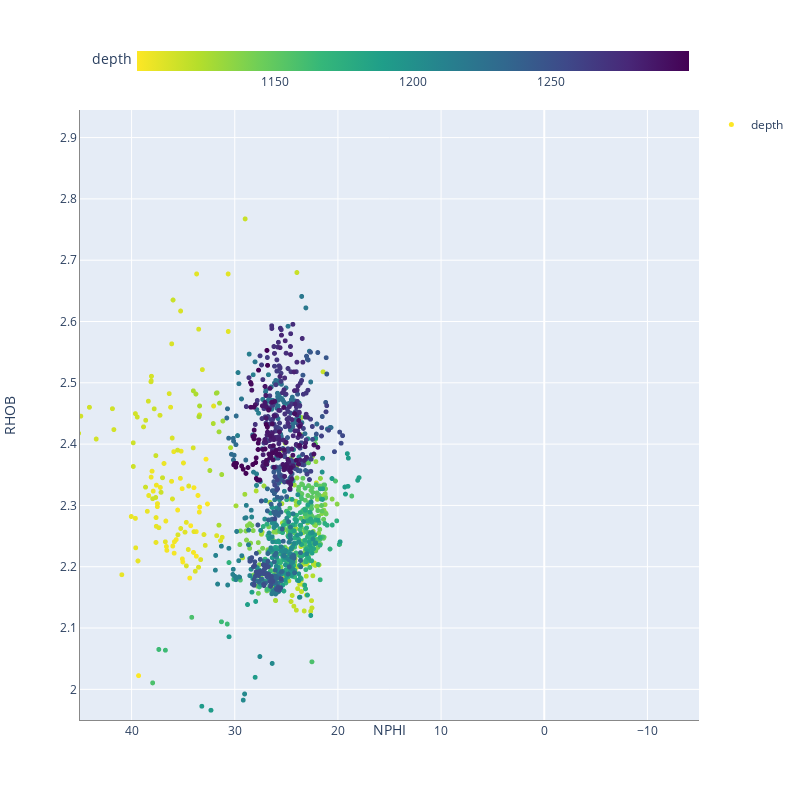

Source (notebook cell):
### Code cell
go.Figure(graph.CrossPlot(
    x = graph.get_trace("NPHI"),
    y = graph.get_trace("RHOB"),
    colors = ["depth"],
    xrange=(45, -15),
    yrange=(1.95, 2.945),
    size=800,
    depth_range=(1100, 1300),
).render())

### Figure 1 — Plotly figure (JSON) as saved in the notebook; plotly's stock layout.template omitted (floating-point values rounded to 4 significant figures; data arrays with more than 128 entries replaced by an {"elided": "..."} marker saying what was removed)
{"data": [{"hovertemplate": "%{x}, %{y}, %{marker.color}", "marker": {"color": {"elided": "1312 float values"}, "colorbar": {"orientation": "h", "thickness": 20, "thicknessmode": "pixels", "title": {"text": "depth"}}, "colorscale": [[0, "#fde725"], [0.1111, "#b5de2b"], [0.2222, "#6ece58"], [0.3333, "#35b779"], [0.4444, "#1f9e89"], [0.5556, "#26828e"], [0.6667, "#31688e"], [0.7778, "#3e4989"], [0.8889, "#482878"], [1, "#440154"]], "opacity": 1, "showscale": true, "size": 5, "symbol": "circle"}, "meta": {"color_data": "depth", "filter": "depth"}, "mode": "markers", "name": "depth", "type": "scattergl", "uid": "262b213a-4382-4cea-b688-d790500f1eaf", "x": {"elided": "1312 float values"}, "xaxis": "x", "y": {"elided": "1312 float values"}, "yaxis": "y"}], "layout": {"height": 800, "showlegend": true, "width": 800, "xaxis": {"linecolor": "#888", "linewidth": 1, "range": [45, -15], "title": {"text": "NPHI"}}, "yaxis": {"domain": [0, 1], "linecolor": "#888", "linewidth": 1, "range": [1.95, 2.945], "title": {"text": "RHOB"}}}}
